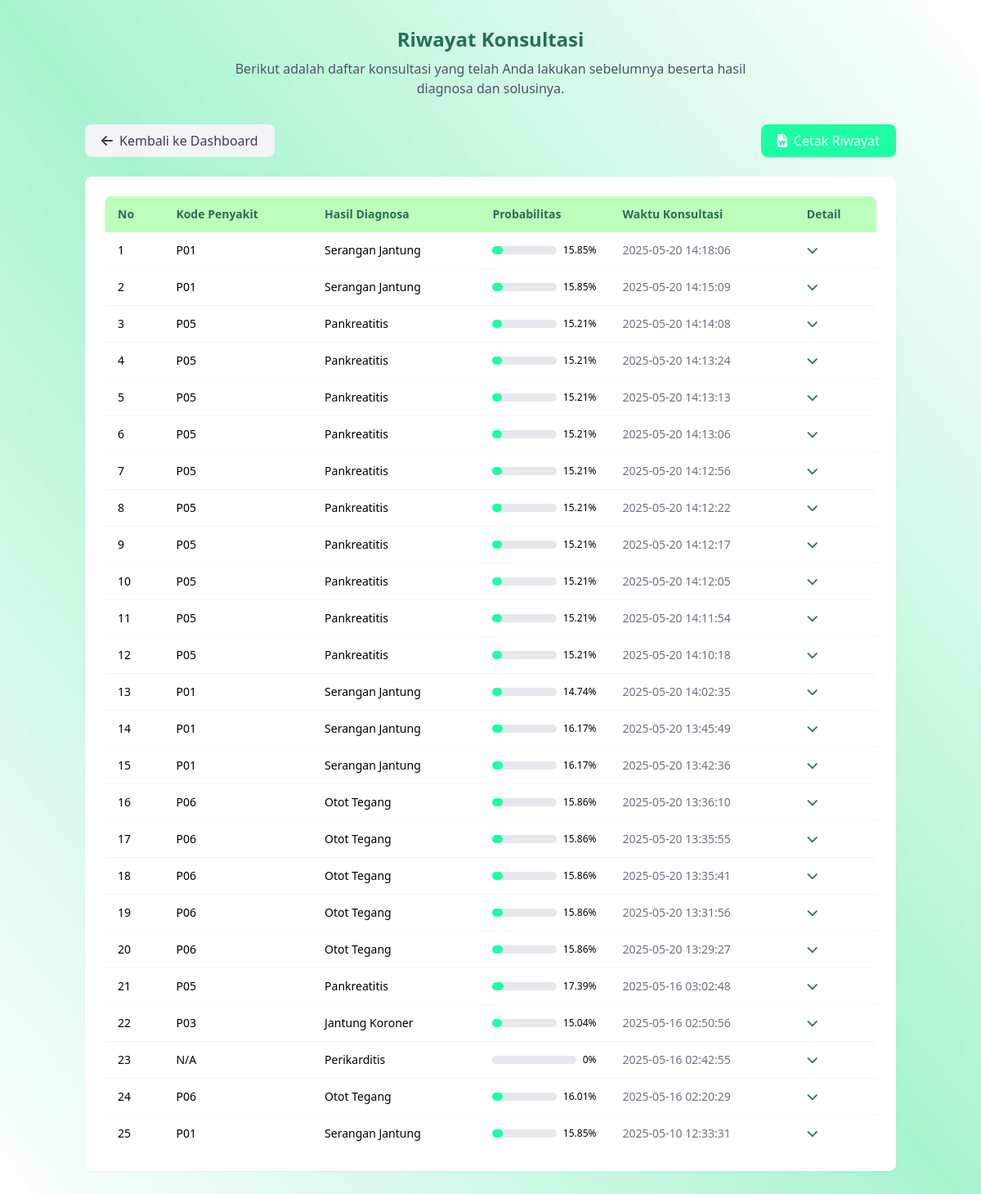
Page /Konsultasi/riwayat.php (signed in) on the committed database.
### tables this page shows
CREATE TABLE `riwayat_konsultasi` (
  `id_riwayat` int NOT NULL,
  `id_user` int NOT NULL,
  `gejala_dipilih` text NOT NULL,
  `hasil_diagnosa` varchar(255) NOT NULL,
  `probabilitas` float NOT NULL,
  `kode_penyakit` varchar(10) DEFAULT NULL,
  `waktu_konsultasi` timestamp NULL DEFAULT CURRENT_TIMESTAMP
);

CREATE TABLE `penyakit` (
  `kode_penyakit` varchar(10) NOT NULL,
  `nama_penyakit` varchar(100) NOT NULL,
  `deskripsi` text,
  `solusi` text
);

### Konsultasi/riwayat.php (the view, shortened to what this page needs)
<?php
    include '../Auth/connect.php';
    $idUser = $_SESSION['id_user'];
    $sql = "SELECT r.*, p.kode_penyakit, p.nama_penyakit, p.solusi
            FROM riwayat_konsultasi r
            LEFT JOIN penyakit p ON r.kode_penyakit = p.kode_penyakit
            WHERE r.id_user = ?
            ORDER BY r.waktu_konsultasi DESC";
    $stmt = $conn->prepare($sql);
    $stmt->bind_param("i", $idUser);
    $stmt->execute();
    $result = $stmt->get_result();
    $daftarGejala = [];
    $sqlGejala = "SELECT kode_gejala, nama_gejala FROM gejala";
    $resultGejala = $conn->query($sqlGejala);
    while ($row = $resultGejala->fetch_assoc()) {
        $daftarGejala[$row['kode_gejala']] = $row['nama_gejala'];
    }
    $penyakit = [];
    $sqlPenyakit = "SELECT kode_penyakit, nama_penyakit, solusi FROM penyakit";
    $resultPenyakit = $conn->query($sqlPenyakit);
    while ($row = $resultPenyakit->fetch_assoc()) {
        $penyakit[$row['kode_penyakit']] = $row['nama_penyakit'];
    }
    $relasiPenyakitGejala = [];
    $sqlRelasi = "SELECT kode_penyakit, kode_gejala FROM penyakit_gejala";
    $resultRelasi = $conn->query($sqlRelasi);
    while ($row = $resultRelasi->fetch_assoc()) {
        if (!isset($relasiPenyakitGejala[$row['kode_penyakit']])) {
            $relasiPenyakitGejala[$row['kode_penyakit']] = [];
        }
        $relasiPenyakitGejala[$row['kode_penyakit']][] = $row['kode_gejala'];
    }
    $totalPenyakit = count($penyakit);
    $totalGejala = count($daftarGejala);
    function hitungProbabilitasPenyakit($gejalaDipilih, $relasiPenyakitGejala, $totalPenyakit, $totalGejala, $penyakit) {
        $hasilPerhitungan = [];
        foreach ($penyakit as $kodePenyakit => $namaPenyakit) {
            $priorProbability = 1 / $totalPenyakit;
            $posteriorProbability = $priorProbability;
            foreach ($gejalaDipilih as $gejala) {
                $nc = in_array($gejala, $relasiPenyakitGejala[$kodePenyakit] ?? []) ? 1 : 0;
                $n = 1;
                $m = $totalGejala;
                $p = $priorProbability;
                $likelihood = (($nc + $m) * $p) / ($n + $m);
                $posteriorProbability *= $likelihood;
            }
            $hasilPerhitungan[$kodePenyakit] = $posteriorProbability;
        }
        return $hasilPerhitungan;
    }
    $riwayat = [];
    while ($row = $result->fetch_assoc()) {
        $gejalaDipilih = json_decode($row['gejala_dipilih']);
        $hasilPerhitungan = hitungProbabilitasPenyakit($gejalaDipilih, $relasiPenyakitGejala, $totalPenyakit, $totalGejala, $penyakit);
        $totalProb = array_sum($hasilPerhitungan);
        $probabilitasNormalisasi = ($totalProb > 0) ? ($hasilPerhitungan[$row['kode_penyakit']] / $totalProb) * 100 : 0;
        $row['probabilitas_normalized'] = $probabilitasNormalisasi;
        $riwayat[] = $row;
    }
?>
<!DOCTYPE html>
<html lang="id">
    <head>
        <script src="https://cdn.tailwindcss.com"></script>
        <link rel="stylesheet" href="https://cdnjs.cloudflare.com/ajax/libs/font-awesome/6.4.2/css/all.min.css">
    </head>
    <body class="bg-gradient-to-tr from-white via-emerald-200 to-white min-h-screen flex flex-col">
        <main class="flex-grow container mx-auto px-4 py-8">
            <div class="mb-8 text-center">
                <h2 class="text-2xl font-bold text-primary-dark mb-2">Riwayat Konsultasi</h2>
                <p class="text-gray-600 max-w-2xl mx-auto">Berikut adalah daftar konsultasi yang telah Anda lakukan sebelumnya beserta hasil diagnosa dan solusinya.</p>
            </div>
            <div class="flex justify-between items-center mt-8 mb-6">
                <a href="../Home/dashboard.php" class="inline-flex items-center px-5 py-2 bg-gray-100 hover:bg-gray-200 text-gray-700 rounded-lg transition">
                    <i class="fas fa-arrow-left mr-2"></i> Kembali ke Dashboard
                </a>
                <?php if (count($riwayat) > 0): ?>
                <a href="export_word.php" class="inline-flex items-center px-5 py-2 bg-primary hover:bg-primary-dark text-white rounded-lg transition">
                    <i class="fas fa-file-word mr-2"></i> Cetak Riwayat
                </a>
                <?php endif; ?>
            </div>
            <div class="bg-white rounded-lg shadow-sm p-6 mb-8">
                <?php if (count($riwayat) > 0): ?>
                    <div class="overflow-x-auto">
                        <table class="min-w-full text-sm text-left">
                            <thead class="bg-primary-light text-primary-dark">
                                <tr>
                                    <th class="px-4 py-3 rounded-tl-lg">No</th>
                                    <th class="px-4 py-3">Kode Penyakit</th>
                                    <th class="px-4 py-3">Hasil Diagnosa</th>
                                    <th class="px-4 py-3">Probabilitas</th>
                                    <th class="px-4 py-3">Waktu Konsultasi</th>
                                    <th class="px-4 py-3 rounded-tr-lg">Detail</th>
                                </tr>
                            </thead>
                            <tbody class="divide-y divide-gray-100">
                                <?php foreach ($riwayat as $index => $r): ?>
                                    <tr class="hover:bg-gray-50">
                                        <td class="px-4 py-3"><?= $index + 1; ?></td>
                                        <td class="px-4 py-3 font-medium"><?= htmlspecialchars($r['kode_penyakit'] ?? 'N/A'); ?></td>
                                        <td class="px-4 py-3"><?= htmlspecialchars($r['nama_penyakit'] ?? $r['hasil_diagnosa']); ?></td>
                                        <td class="px-4 py-3">
                                            <div class="flex items-center">
                                                <div class="w-full bg-gray-200 rounded-full h-2.5 mr-2">
                                                    <div class="bg-primary h-2.5 rounded-full" style="width: <?= min(100, round($r['probabilitas_normalized'], 2)); ?>%"></div>
                                                </div>
                                                <span class="text-xs"><?= round($r['probabilitas_normalized'], 2); ?>%</span>
                                            </div>
                                        </td>
                                        <td class="px-4 py-3 text-gray-500"><?= $r['waktu_konsultasi']; ?></td>
                                        <td class="px-4 py-3">
                                            <button
                                                class="text-primary-dark hover:text-primary transition"
                                                onclick="toggleDetail('detail-<?= $index; ?>')">
                                                <i class="fas fa-chevron-down"></i>
                                            </button>
                                        </td>
                                    </tr>
                                <?php endforeach; ?>
                            </tbody>
                        </table>
                    </div>
                <?php endif; ?>
            </div>
        </main>
    </body>
</html>

### rows in the picture
riwayat_konsultasi: kode_penyakit.kode_penyakit "P01", kode_penyakit.nama_penyakit "Serangan Jantung", probabilitas_normalized "15.85", waktu_konsultasi "2025-05-20 14:18:06"
riwayat_konsultasi: kode_penyakit.kode_penyakit "P01", kode_penyakit.nama_penyakit "Serangan Jantung", probabilitas_normalized "15.85", waktu_konsultasi "2025-05-20 14:15:09"
riwayat_konsultasi: kode_penyakit.kode_penyakit "P05", kode_penyakit.nama_penyakit "Pankreatitis", probabilitas_normalized "15.21", waktu_konsultasi "2025-05-20 14:14:08"
riwayat_konsultasi: kode_penyakit.kode_penyakit "P05", kode_penyakit.nama_penyakit "Pankreatitis", probabilitas_normalized "15.21", waktu_konsultasi "2025-05-20 14:13:24"
riwayat_konsultasi: kode_penyakit.kode_penyakit "P05", kode_penyakit.nama_penyakit "Pankreatitis", probabilitas_normalized "15.21", waktu_konsultasi "2025-05-20 14:13:13"
riwayat_konsultasi: kode_penyakit.kode_penyakit "P05", kode_penyakit.nama_penyakit "Pankreatitis", probabilitas_normalized "15.21", waktu_konsultasi "2025-05-20 14:13:06"
riwayat_konsultasi: kode_penyakit.kode_penyakit "P05", kode_penyakit.nama_penyakit "Pankreatitis", probabilitas_normalized "15.21", waktu_konsultasi "2025-05-20 14:12:56"
riwayat_konsultasi: kode_penyakit.kode_penyakit "P05", kode_penyakit.nama_penyakit "Pankreatitis", probabilitas_normalized "15.21", waktu_konsultasi "2025-05-20 14:12:22"
riwayat_konsultasi: kode_penyakit.kode_penyakit "P05", kode_penyakit.nama_penyakit "Pankreatitis", probabilitas_normalized "15.21", waktu_konsultasi "2025-05-20 14:12:17"
riwayat_konsultasi: kode_penyakit.kode_penyakit "P05", kode_penyakit.nama_penyakit "Pankreatitis", probabilitas_normalized "15.21", waktu_konsultasi "2025-05-20 14:12:05"
riwayat_konsultasi: kode_penyakit.kode_penyakit "P05", kode_penyakit.nama_penyakit "Pankreatitis", probabilitas_normalized "15.21", waktu_konsultasi "2025-05-20 14:11:54"
riwayat_konsultasi: kode_penyakit.kode_penyakit "P05", kode_penyakit.nama_penyakit "Pankreatitis", probabilitas_normalized "15.21", waktu_konsultasi "2025-05-20 14:10:18"
riwayat_konsultasi: kode_penyakit.kode_penyakit "P01", kode_penyakit.nama_penyakit "Serangan Jantung", probabilitas_normalized "14.74", waktu_konsultasi "2025-05-20 14:02:35"
riwayat_konsultasi: kode_penyakit.kode_penyakit "P01", kode_penyakit.nama_penyakit "Serangan Jantung", probabilitas_normalized "16.17", waktu_konsultasi "2025-05-20 13:45:49"
riwayat_konsultasi: kode_penyakit.kode_penyakit "P01", kode_penyakit.nama_penyakit "Serangan Jantung", probabilitas_normalized "16.17", waktu_konsultasi "2025-05-20 13:42:36"
riwayat_konsultasi: kode_penyakit.kode_penyakit "P06", kode_penyakit.nama_penyakit "Otot Tegang", probabilitas_normalized "15.86", waktu_konsultasi "2025-05-20 13:36:10"
riwayat_konsultasi: kode_penyakit.kode_penyakit "P06", kode_penyakit.nama_penyakit "Otot Tegang", probabilitas_normalized "15.86", waktu_konsultasi "2025-05-20 13:35:55"
riwayat_konsultasi: kode_penyakit.kode_penyakit "P06", kode_penyakit.nama_penyakit "Otot Tegang", probabilitas_normalized "15.86", waktu_konsultasi "2025-05-20 13:35:41"
riwayat_konsultasi: kode_penyakit.kode_penyakit "P06", kode_penyakit.nama_penyakit "Otot Tegang", probabilitas_normalized "15.86", waktu_konsultasi "2025-05-20 13:31:56"
riwayat_konsultasi: kode_penyakit.kode_penyakit "P06", kode_penyakit.nama_penyakit "Otot Tegang", probabilitas_normalized "15.86", waktu_konsultasi "2025-05-20 13:29:27"
riwayat_konsultasi: kode_penyakit.kode_penyakit "P05", kode_penyakit.nama_penyakit "Pankreatitis", probabilitas_normalized "17.39", waktu_konsultasi "2025-05-16 03:02:48"
riwayat_konsultasi: kode_penyakit.kode_penyakit "P03", kode_penyakit.nama_penyakit "Jantung Koroner", probabilitas_normalized "15.04", waktu_konsultasi "2025-05-16 02:50:56"
riwayat_konsultasi: kode_penyakit "N/A", hasil_diagnosa "Perikarditis", probabilitas_normalized "0", waktu_konsultasi "2025-05-16 02:42:55"
riwayat_konsultasi: kode_penyakit.kode_penyakit "P06", kode_penyakit.nama_penyakit "Otot Tegang", probabilitas_normalized "16.01", waktu_konsultasi "2025-05-16 02:20:29"
riwayat_konsultasi: kode_penyakit.kode_penyakit "P01", kode_penyakit.nama_penyakit "Serangan Jantung", probabilitas_normalized "15.85", waktu_konsultasi "2025-05-10 12:33:31"
